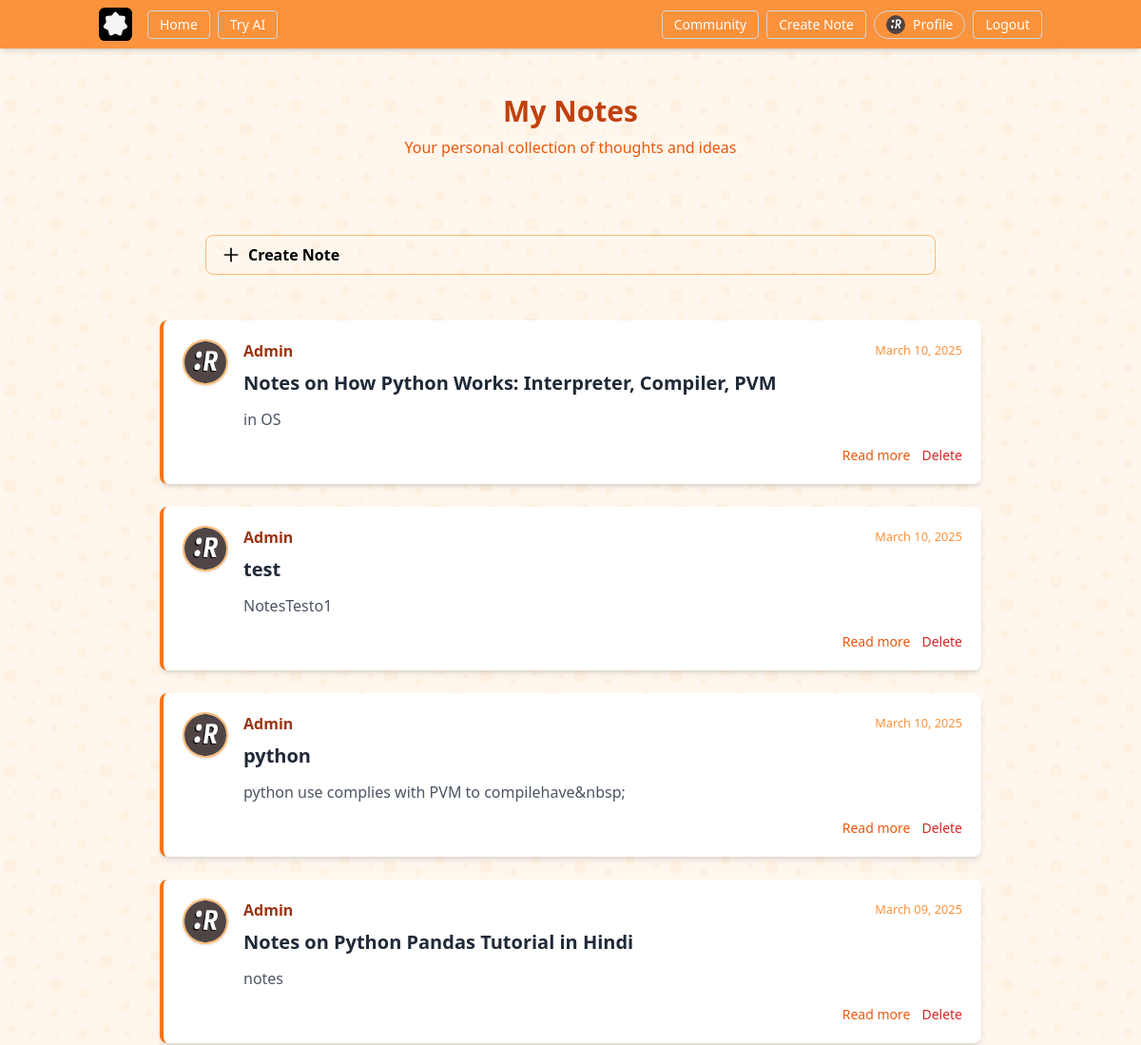
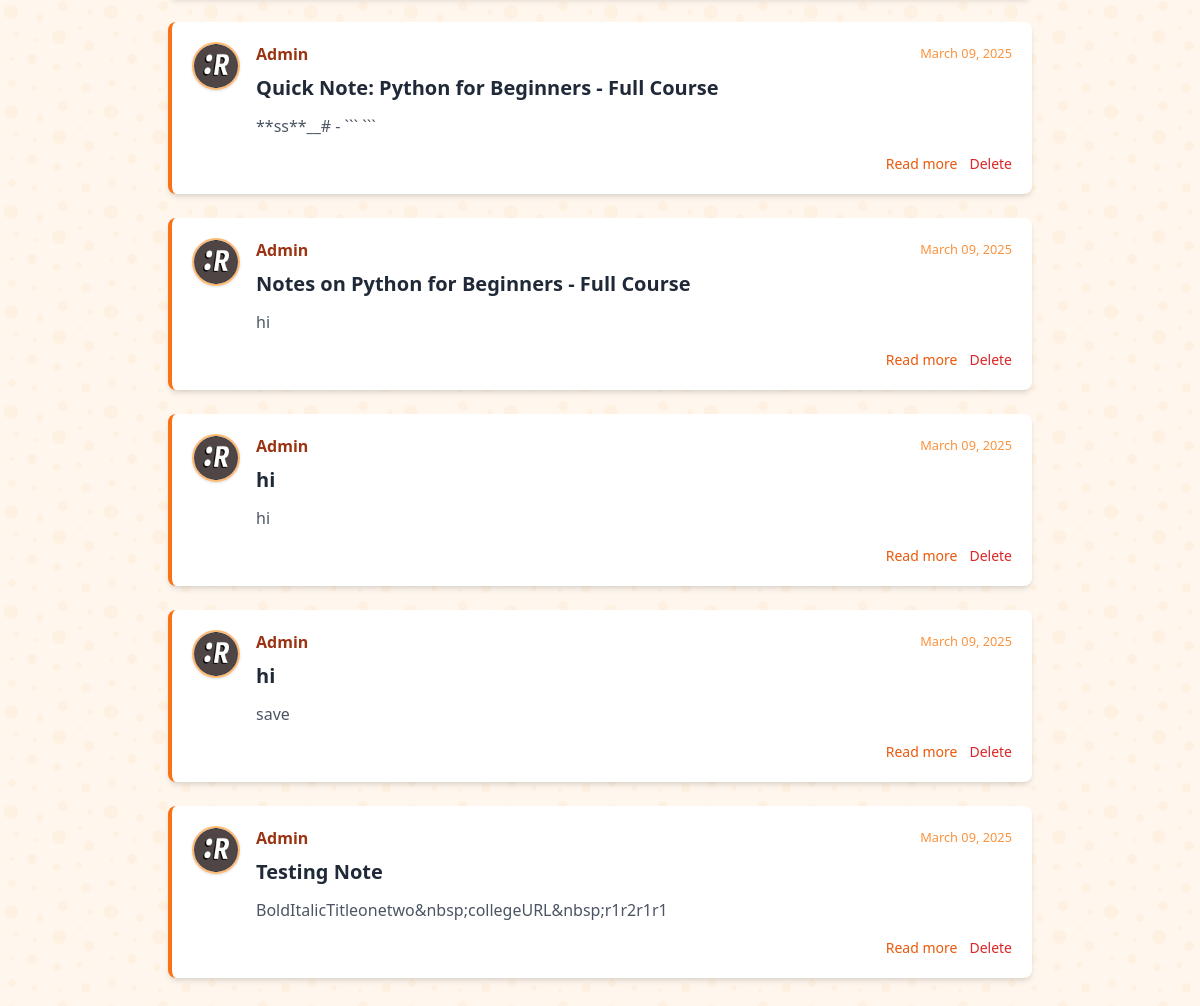
/note/ (signed in), run on the app's committed database (2 pictures, top to bottom).
### users/models.py (models this page shows, shortened)
class Profile(models.Model):# Profile model inherits from models.Model that have one to one relationship with User model
    user = models.OneToOneField(User, on_delete=models.CASCADE) # one to one relationship with User model
    image = models.ImageField(default='default.jpg', upload_to='profile_pics') # profile picture
    position = models.CharField(default='Student', max_length=100) # position
    bio = models.TextField(default='No bio...', max_length=300) # bio
    insitute = models.CharField(default='APSIT', max_length=100) # insitute
    hobbies = models.CharField(default='Cricket', max_length=100) # hobbies
    phone = models.CharField(default='1234567890', max_length=10) # phone
    location = models.CharField(default='Mumbai', max_length=100) # location

### note/models.py (models this page shows, shortened)
class Note(models.Model):
    title = models.CharField(max_length=255)
    content = models.TextField()
    date_created = models.DateTimeField(default=timezone.now)
    user = models.ForeignKey(User, on_delete=models.CASCADE)

### note/views.py (the view)
# urls.py: path('', NotesListView.as_view(), name='note-home'),
class NotesListView(LoginRequiredMixin, ListView):
    model = Note
    template_name = 'note/note.html'  # Update with the appropriate template
    context_object_name = 'notes'
    def get_queryset(self):
        notes = Note.objects.filter(user=self.request.user).order_by('-date_created')
        for note in notes:
            note.content = strip_tags(note.content)  # Strips HTML tags from content
        return notes

### note/templates/note/note.html (shortened to what this page needs)
{% extends "base/base.html" %}
{% block content %}
<div class="max-w-4xl mx-auto py-8 px-4">
    <div class="mb-8 text-center">
        <h1 class="text-3xl font-bold text-orange-700">My Notes</h1>
        <p class="text-orange-600 mt-2">Your personal collection of thoughts and ideas</p>
    </div>
    <div class="p-12 right-12 z-10">
        <a href="{% url 'note-create' %}" class="bg-whtw-500 hover:bg-white-600 text-balck font-semibold py-2 px-4 border border-orange-300  rounded-lg flex items-center">
            <svg xmlns="http://www.w3.org/2000/svg" class="h-5 w-5 mr-2" fill="none" viewBox="0 0 24 24" stroke="currentColor">
                <path stroke-linecap="round" stroke-linejoin="round" stroke-width="2" d="M12 4v16m8-8H4" />
            </svg>
            Create Note
        </a>
    </div>
    <div class="space-y-6">
        {% for note in notes %}
        <article class="bg-white rounded-lg shadow-md overflow-hidden border-l-4 border-orange-500 hover:shadow-lg transition-shadow duration-300">
            <div class="p-5">
                <div class="flex items-start gap-4">
                    <img class="rounded-full w-12 h-12 border-2 border-orange-300 object-cover shadow"
                         src="{{ note.user.profile.image.url }}"
                         alt="{{ note.user }}'s profile picture">
                    <div class="flex-1">
                        <div class="flex flex-wrap justify-between items-center mb-2">
                            <a href="#" class="font-semibold text-orange-800 hover:text-orange-600 transition-colors">{{ note.user }}</a>
                            <small class="text-orange-400 font-medium">{{ note.date_created | date:"F d, Y"}}</small>
                        </div>
                        <h2 class="font-bold text-xl text-gray-800 mt-1 mb-3">
                            <a href="{% url 'note-detail' note.id %}" class="hover:text-orange-600 transition-colors">{{ note.title }}</a>
                        </h2>
                        <p class="text-gray-600 mt-2">{{ note.content|truncatechars:150 }}</p>
                        <div class="mt-4 flex justify-end space-x-3">
                            <a href="{% url 'note-detail' note.id %}" class="text-orange-600 hover:text-orange-800 font-medium text-sm">Read more</a>
                            <a href="{% url 'note-delete' note.id %}" class="text-red-600 hover:text-red-800 font-medium text-sm">Delete</a>
                        </div>
                    </div>
                </div>
            </div>
        </article>
        {% endfor %}
    </div>
</div>
{% endblock content %}

### base/templates/base/base.html (shortened to what this page needs)
{% load static %}
<!DOCTYPE html>
<html lang="en">
  <head>
    <script src="https://cdn.tailwindcss.com"></script>
    <link rel="stylesheet" href="{% static 'css/styles.css' %}" />
  </head>
  <body>
    <header class="bg-orange-400 text-white w-full shadow-md">
      <nav class="container mx-auto flex items-center justify-between py-2 px-4 shadow-sm">
        <div class="flex items-center">
          <a class="text-xl font-semibold" href="#">
          </a>
          <div class="hidden md:flex ml-4 space-x-2">
            <a class="px-3 py-1 text-sm border border-gray-300 rounded hover:bg-white hover:text-gray-900 transition-colors" href="{% url 'base-home' %}">Home</a>
            <a class="px-3 py-1 text-sm border border-gray-300 rounded hover:bg-white hover:text-gray-900 transition-colors" href="{% url 'ai-home' %}">Try AI</a>
          </div>
        </div>
        <div id="menu" class="hidden md:flex flex-col md:flex-row md:items-center md:space-x-2 absolute md:relative top-14 md:top-auto left-0 w-full md:w-auto bg-orange-400 md:bg-transparent p-3 md:p-0 shadow-md md:shadow-none space-y-2 md:space-y-0 z-50 transition-all duration-200">
          {% if user.is_authenticated %}
          <div class="flex flex-col md:flex-row md:items-center w-full md:w-auto space-y-2 md:space-y-0 md:space-x-2">
            <a href="{% url 'Community-Home' %}" class="px-3 py-1 text-sm border border-gray-300 rounded hover:bg-white hover:text-gray-900 transition-colors text-center">Community</a>
            <a href="{% url 'note-create' %}" class="px-3 py-1 text-sm border border-gray-300 rounded hover:bg-white hover:text-gray-900 transition-colors text-center">Create Note</a>
            <a href="{% url 'profile' %}" class="flex items-center px-3 py-1 text-sm border border-gray-300 rounded-full hover:bg-white hover:text-gray-900 transition-colors text-center">
              <img src="{{ user.profile.image.url }}" alt="Profile" class="w-5 h-5 rounded-full mr-2" />
              Profile
            </a>
            <form method="POST" action="{% url 'logout' %}" class="w-full md:w-auto text-center md:inline-block">
              <button class="px-3 py-1 text-sm border border-gray-300 rounded hover:bg-white hover:text-gray-900 transition-colors w-full md:w-auto">Logout</button>
            </form>
          </div>
          {% endif %}
        </div>
      </nav>
    </header>
    <main class="mx-auto p-4">
      <div class="w-full">
        {% block content %}{% endblock %}
      </div>
    </main>
  </body>
</html>

### base/static/css/styles.css (style rules this page uses)
body { background-color: #fff7ed; }

### base/templates/base/base.html (style rules this page uses)
body { background-color: #fff7ed; }

### data on the page
Note: user.profile.image (picture), user "Admin", date_created "March 10, 2025", title "Notes on How Python Works: Interpreter, Compiler, PVM", content "in OS"
Note: user.profile.image (picture), user "Admin", date_created "March 10, 2025", title "test", content "NotesTesto1"
Note: user.profile.image (picture), user "Admin", date_created "March 10, 2025", title "python", content "python use complies with PVM to compilehave&nbsp;"
Note: user.profile.image (picture), user "Admin", date_created "March 09, 2025", title "Notes on Python Pandas Tutorial in Hindi", content "notes"
Note: user.profile.image (picture), user "Admin", date_created "March 09, 2025", title "Quick Note: Python for Beginners - Full Course", content "**ss**__# - ``` ```"
Note: user.profile.image (picture), user "Admin", date_created "March 09, 2025", title "Notes on Python for Beginners - Full Course", content "hi"
Note: user.profile.image (picture), user "Admin", date_created "March 09, 2025", title "hi", content "hi"
Note: user.profile.image (picture), user "Admin", date_created "March 09, 2025", title "hi", content "save"
Note: user.profile.image (picture), user "Admin", date_created "March 09, 2025", title "Testing Note", content "BoldItalicTitleonetwo&nbsp;collegeURL&nbsp;r1r2r1r1"
